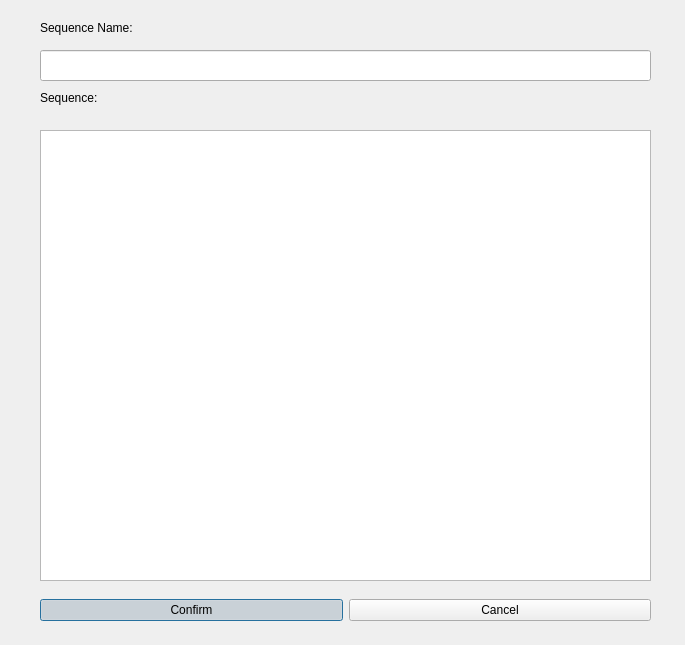
<?xml version="1.0" encoding="UTF-8"?>
<ui version="4.0">
 <class>UpdateSequenceDialog</class>
 <widget class="QDialog" name="UpdateSequenceDialog">
  <property name="geometry">
   <rect>
    <x>0</x>
    <y>0</y>
    <width>685</width>
    <height>645</height>
   </rect>
  </property>
  <property name="sizePolicy">
   <sizepolicy hsizetype="Expanding" vsizetype="Expanding">
    <horstretch>0</horstretch>
    <verstretch>0</verstretch>
   </sizepolicy>
  </property>
  <property name="windowTitle">
   <string>Update Sequence</string>
  </property>
  <widget class="QTextEdit" name="textEdit">
   <property name="geometry">
    <rect>
     <x>40</x>
     <y>130</y>
     <width>611</width>
     <height>451</height>
    </rect>
   </property>
  </widget>
  <widget class="QLabel" name="label">
   <property name="geometry">
    <rect>
     <x>40</x>
     <y>90</y>
     <width>59</width>
     <height>16</height>
    </rect>
   </property>
   <property name="text">
    <string>Sequence:</string>
   </property>
  </widget>
  <widget class="QLabel" name="label_2">
   <property name="geometry">
    <rect>
     <x>40</x>
     <y>20</y>
     <width>141</width>
     <height>16</height>
    </rect>
   </property>
   <property name="text">
    <string>Sequence Name:</string>
   </property>
  </widget>
  <widget class="QLineEdit" name="lineEdit">
   <property name="geometry">
    <rect>
     <x>40</x>
     <y>50</y>
     <width>611</width>
     <height>31</height>
    </rect>
   </property>
   <property name="readOnly">
    <bool>true</bool>
   </property>
  </widget>
  <widget class="QWidget" name="horizontalLayoutWidget">
   <property name="geometry">
    <rect>
     <x>40</x>
     <y>590</y>
     <width>611</width>
     <height>41</height>
    </rect>
   </property>
   <layout class="QHBoxLayout" name="horizontalLayout">
    <item>
     <widget class="QPushButton" name="confirmButton">
      <property name="text">
       <string>Confirm</string>
      </property>
      <property name="checkable">
       <bool>true</bool>
      </property>
      <property name="checked">
       <bool>true</bool>
      </property>
     </widget>
    </item>
    <item>
     <widget class="QPushButton" name="cancelButton">
      <property name="text">
       <string>Cancel</string>
      </property>
      <property name="checkable">
       <bool>true</bool>
      </property>
     </widget>
    </item>
   </layout>
  </widget>
 </widget>
 <resources/>
 <connections/>
</ui>
